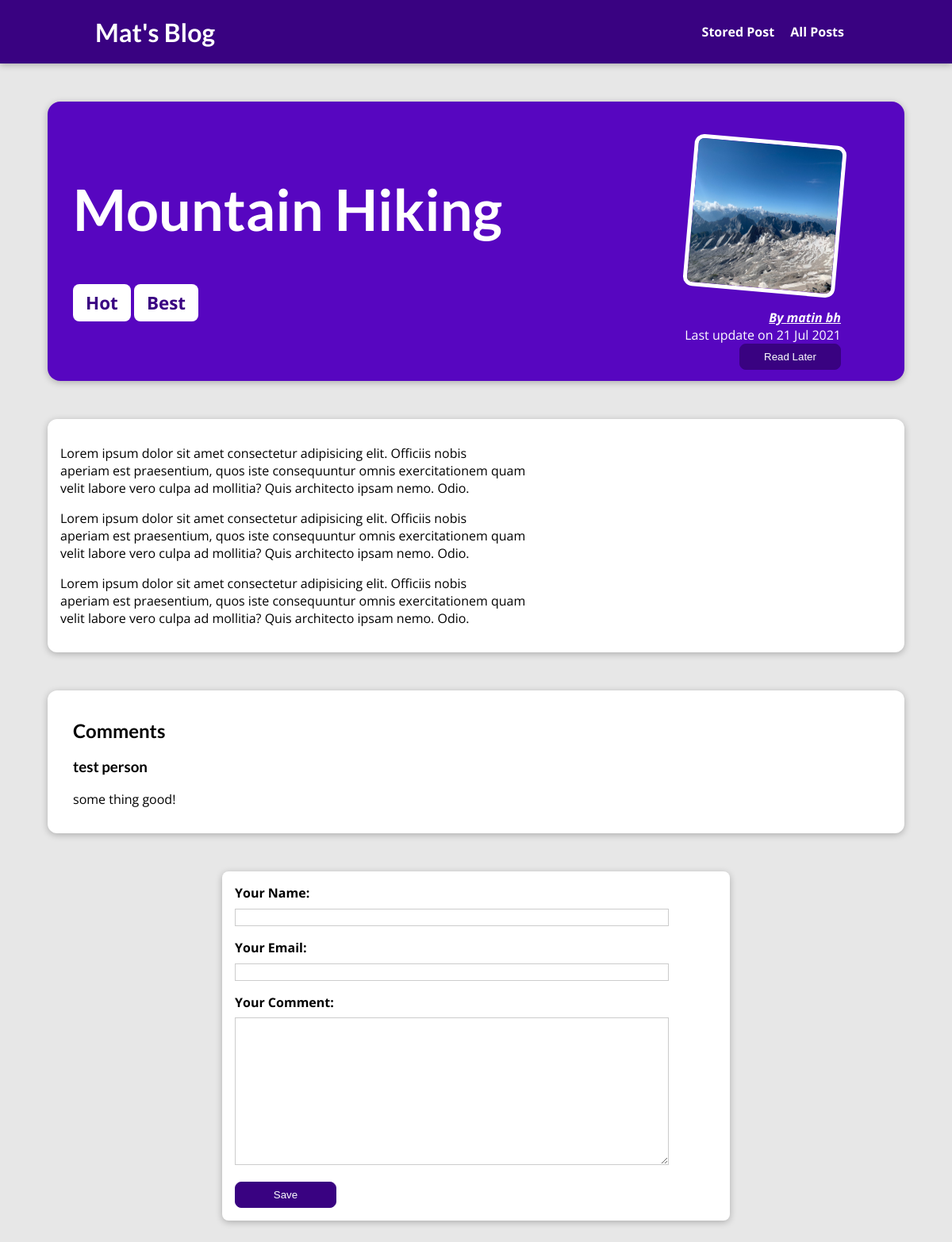
The page /posts/hike-in-the-mountains on the database its author committed.
### blog/models.py (models this page shows, shortened)
class Post(models.Model):
    title = models.CharField(max_length=100)
    excerpt = models.TextField()
    image = models.ImageField(upload_to="images", null=True)
    date = models.DateField()
    slug = models.SlugField(default="", blank=True, null=False, db_index=True)
    content = models.TextField()
    author = models.ForeignKey(
        Author, on_delete=models.SET_NULL, null=True, related_name="posts"
    )
    tags = models.ManyToManyField(Tag)

class Tag(models.Model):
    name = models.CharField(max_length=50)
    def __str__(self):
        return self.name

class Author(models.Model):
    first_name = models.CharField(max_length=50)
    last_name = models.CharField(max_length=50)
    E_mail = models.EmailField()
    def __str__(self):
        return f"{self.first_name} {self.last_name}"

class Comment(models.Model):
    user_name = models.CharField(max_length=100)
    user_email = models.EmailField()
    text = models.TextField(max_length=400)
    post = models.ForeignKey(Post, on_delete=models.CASCADE, related_name="comments")

### blog/views.py (the view, shortened to what this page needs)
# urls.py: path('posts/<slug:slug>', views.PostDetailView.as_view(), name='post-detial'),
class PostDetailView(View):
    def get_context(self, request, post):
        stored_post = request.session.get("stored_post")
        print(stored_post)
        print(post.id)
        if stored_post is not None:
            is_saved_for_later = post.id in stored_post
            print(is_saved_for_later)
        else:
            is_saved_for_later = False
        context = {
            "post": post,
            "post_tag": post.tags.all(),
            "comments": post.comments.all().order_by("-id"),
            "saved_for_later": is_saved_for_later
        }
        return context
    def get(self, request, slug):
        post = get_object_or_404(Post, slug=slug)
        context = self.get_context(request, post)
        context["comment_form"] =  CommentForm()
        return render(request, "blog/post-detail.html", context)

### blog/forms.py
class CommentForm(forms.ModelForm):
    class Meta:
        model = Comment
        exclude = ["post"]
        labels = {
            "user_name": "Your Name",
            "user_email": "Your Email",
            "text": "Your Comment"
        }

### blog/templates/blog/post-detail.html (shortened to what this page needs)
{% extends 'base.html' %}
{% load static %}
{% block style %}
  <link href="{% static "blog/post-detail.css" %}" rel="stylesheet">
{% endblock %}
{% block body %}
    <section id='summary'>
        <h2>{{ post.title }}</h2>
        <div class="tag">
            {% for tag in post_tag %}
                <span>{{ tag }}</span>
            {% endfor %}
        </div>
        <article>
            <img src="{{ post.image.url }}" alt="{{ post.title }}">
            <address><a href="mailto:{{ post.author.E_mail }}">By {{ post.author }}</a></address>
            <div>Last update on {{ post.date|date:"d M Y" }}</div>
            <div id="read-later">
                <form action="{% url 'read-later' %}" method="POST">
                    <button>
                        {% if saved_for_later %}
                            Remove
                        {% else %}
                            Read Later
                        {% endif %}
                    </button>
                </form>
            </div>
        </article>
    </section>
    <main>
        {{ post.content|linebreaks }}
    </main>
    <section id="comments">
        <h1>Comments</h1>
        <ul>
            {% for comment in comments %}
                <li>
                    <h3>{{ comment.user_name }}</h3>
                    <p>{{ comment.text }}</p>
                </li>
            {% endfor %}
        </ul>
    </section>
    <section class="comment-form" id="comment_form">
        <form action="{% url 'post-detial' post.slug %}" method="POST">
            {% for form_field in comment_form %}
                <div class="form-control {% if form_field.errors %}invalid{% endif %}">
                    {{ form_field.label_tag }}
                    {{ form_field }}
                </div>
            {% endfor %}
            <button>Save</button>
        </form>
    </section>
{% endblock %}

### templates/base.html (shortened to what this page needs)
{% load static %}
<!DOCTYPE html>
<html lang="en">
  <head>
    <link href="{% static 'app.css' %}" rel="stylesheet">
    {% block style %}{% endblock %}
  </head>
  <body>
    <header id="main-navigation">
      <h1><a href="{% url 'index' %}">Mat's Blog</a></h1>
      <nav>
        <a href="{% url 'read-later' %}">Stored Post</a>
        <a href="{% url 'posts' %}">All Posts</a>
      </nav>
    </header>
    {% block body %}{% endblock %}
  </body>
</html>

### static/app.css (style rules this page uses)
* { box-sizing: border-box; }
html { font-family: 'Open Sans', 'Lato', sans-serif; }
body { margin: 0; }
h1, h2, h3 { font-family: 'Lato', sans-serif; font-weight: bold; }
#main-navigation { width: 100%; height: 5rem; display: flex; justify-content: space-between; align-items: center; padding: 0 10%; position: absolute; top: 0; left: 0; }
#main-navigation a { text-decoration: none; color: white; font-weight: bold; margin-right: 1rem; }

### blog/static/blog/post-detail.css (style rules this page uses)
body { background-color: #e7e7e7; }
#main-navigation { background-color: #390281; box-shadow: 0 2px 8px rgba(0, 0, 0, 0.25); }
#summary { margin: 8rem auto 3rem auto; padding: 2rem; width: 90%; max-width: 90rem; border-radius: 16px; background-color: #5706c0; position: relative; box-shadow: 0 2px 8px rgba(0, 0, 0, 0.25); height: 22rem; }
#summary h2 { color: white; font-size: 4.5rem; }
#summary article { position: absolute; top: 2rem; right: 3rem; padding: 1rem 2rem; border-radius: 12px; text-align: right; color: white; }
#summary article img { width: 12rem; height: 12rem; border-radius: 12px; transform: rotateZ(5deg); border: 5px solid white; margin-bottom: 1rem; }
#summary address { font-weight: bold; }
main { width: 90%; max-width: 90rem; margin: 3rem auto; background-color: white; padding: 1rem; border-radius: 12px; box-shadow: 0 2px 8px rgba(0, 0, 0, 0.25); }
.form-control { margin-bottom: 1rem; }
.comment-form { margin: 2rem auto; max-width: 40rem; padding: 1rem; border-radius: 8px; box-shadow: 0 2px 8px rgba(0, 0, 0, 0.25); background-color: white; display: block; }
.form-control label { display: block; margin-bottom: 0.5rem; font-weight: bold; }
.form-control input, .form-control textarea { width: 90%; border: 1px solid #ccc; font-size: 1rem; }
form button { background-color: #390281; border: 1px solid #390281; color: white; padding: 0.5rem 1.5rem; border-radius: 8px; width: 8rem; cursor: pointer; }
address a { color: white; }
.tag span { background-color: white; color: #390281; font-weight: bold; font-size: 1.4rem; border-radius: 8px; padding: 0.5rem 1rem; }
#comments { width: 90%; max-width: 90rem; margin: 3rem auto; background-color: white; padding: 1rem 2rem; border-radius: 12px; box-shadow: 0 2px 8px rgb(0 0 0 / 25%); }
#comments ul { list-style: none; margin: 0; padding: 0; }
#comments li { margin-bottom: 1rem; border-bottom: 2px solid #ccc; }
#comments li:last-of-type { border-bottom: none; }

### rows shown on the page
Post: title "Mountain Hiking", image (picture), author "matin bh", date "21 Jul 2021", content "Lorem ipsum dolor sit amet consectetur adipisicing elit. Officiis nobis aperiam est praesentium, quos iste consequuntur omnis exercitationem quam velit labore vero culpa ad mollitia? Quis architecto ipsam nemo. Odio. Lorem ipsum dolor sit amet consectetur adipisicing elit. Officiis nobis aperiam est praesentium, quos iste consequuntur omnis exercitationem quam velit labore vero culpa ad mollitia? Quis architecto ipsam nemo. Odio. Lorem ipsum dolor sit amet consectetur adipisicing elit. Officiis nobis aperiam est praesentium, quos iste consequuntur omnis exercitationem quam velit labore vero culpa ad mollitia? Quis architecto ipsam nemo. Odio."
Tag: name "Hot"
Tag: name "Best"
Comment: user_name "test person", text "some thing good!"
